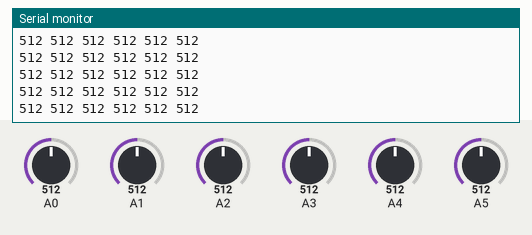
This sketch was run on a simulated Arduino Uno, built with avr-gcc and run on an emulated ATmega328P. Parts: the last lines printed to the serial monitor. The test bench sets the inputs (shaded band); at power-on: A0 = 512, A1 = 512, A2 = 512, A3 = 512, A4 = 512, A5 = 512.

Above: at 1.2 s.
1.3 s: A0 set to 110
At 2.3 s:
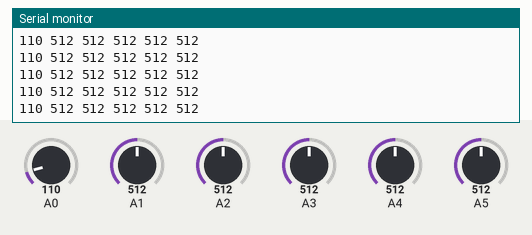
4.3 s: A0 set to 91
At 5.2 s:
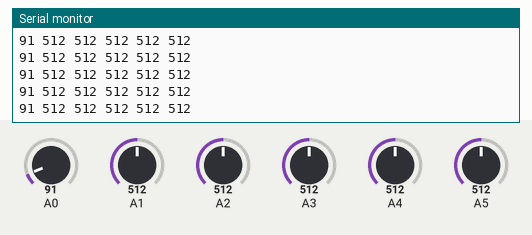
10.3 s: A1 set to 110
At 11.0 s:
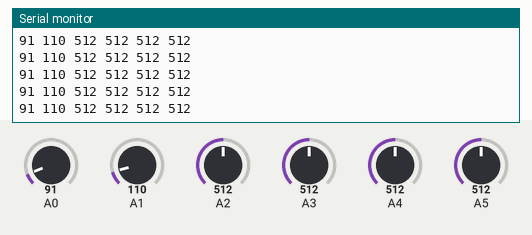
11.8 s: A1 set to 93
At 12.5 s:
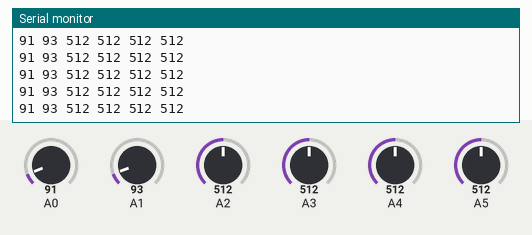
14.8 s: A2 set to 104
At 15.4 s:
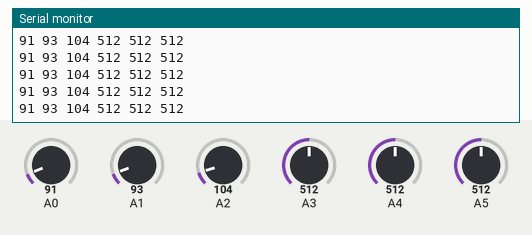
16.3 s: A2 set to 93
At 17.0 s:
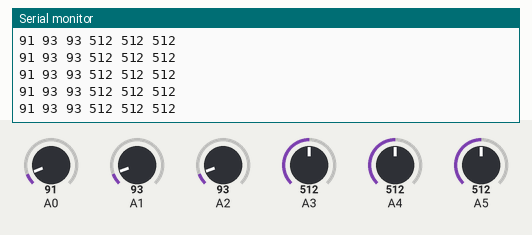
Timing chart, 0 to 19.3 s (numbered marks = the images above; inputs shaded):
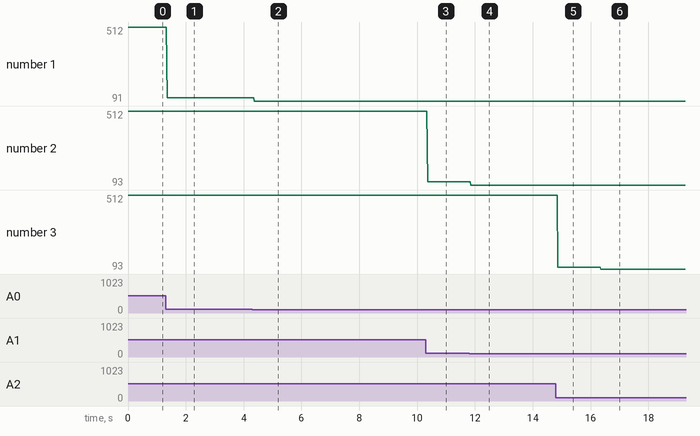

Measured:
- after the input at 1.3 s, the serial monitor: prints a new line after 0.05 s (image 1)
- after the input at 4.3 s, the serial monitor: prints a new line after 0.07 s (image 2)
- after the input at 10.3 s, the serial monitor: prints a new line after 0.06 s (image 3)
- after the input at 11.8 s, the serial monitor: prints a new line after 0.06 s (image 4)
- after the input at 14.8 s, the serial monitor: prints a new line after 0.07 s (image 5)
- after the input at 16.3 s, the serial monitor: prints a new line after 0.05 s (image 6)
- plotted number 1: 512 → 110 after the input at 1.3 s, 110 → 91 after the input at 4.3 s
- plotted number 2: 512 → 110 after the input at 10.3 s, 110 → 93 after the input at 11.8 s

The sketch:

bledner_communication_adding_potentiometers.ino
```cpp
#include <Servo.h>

int ar0;
int ar1;
int ar2;
int ar3;
int ar4;
int ar5;

void setup() {
Serial.begin(9600);

pinMode(A0,INPUT);
pinMode(A1,INPUT);
pinMode(A2,INPUT);
pinMode(A3,INPUT);
pinMode(A4,INPUT);
pinMode(A5,INPUT);

}
void loop() {
ar0=analogRead(A0);
ar1=analogRead(A1);
ar2=analogRead(A2);
ar3=analogRead(A3);
ar4=analogRead(A4);
ar5=analogRead(A5);
Serial.print(ar0);
Serial.print(" ");
Serial.print(ar1);
Serial.print(" ");
Serial.print(ar2);
Serial.print(" ");
Serial.print(ar3);
Serial.print(" ");
Serial.print(ar4);
Serial.print(" ");
Serial.print(ar5);
Serial.print(" ");
Serial.print("\n");
delay(20);

}
```
